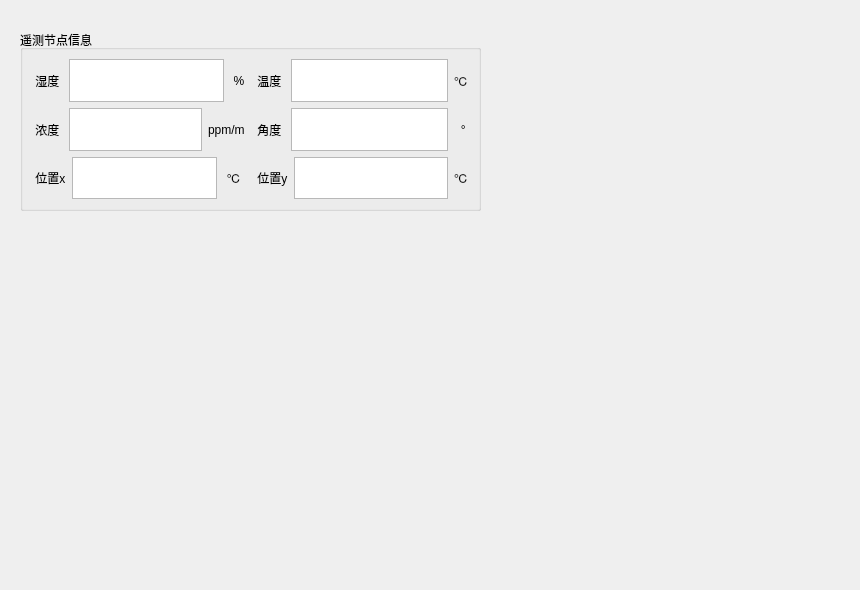
      <widget class="QWidget" name="Main_tab_3">
       <attribute name="title">
        <string>泄漏点定位</string>
       </attribute>
       <widget class="QCustomPlot" name="leak_range_plot" native="true">
        <property name="geometry">
         <rect>
          <x>20</x>
          <y>230</y>
          <width>461</width>
          <height>351</height>
         </rect>
        </property>
       </widget>
       <widget class="QCustomPlot" name="leak_location_plot" native="true">
        <property name="geometry">
         <rect>
          <x>520</x>
          <y>30</y>
          <width>331</width>
          <height>551</height>
         </rect>
        </property>
       </widget>
       <widget class="QGroupBox" name="groupBox_4">
        <property name="geometry">
         <rect>
          <x>20</x>
          <y>30</y>
          <width>461</width>
          <height>181</height>
         </rect>
        </property>
        <property name="title">
         <string>遥测节点信息</string>
        </property>
        <layout class="QGridLayout" name="gridLayout_13">
         <item row="0" column="1">
          <layout class="QHBoxLayout" name="horizontalLayout_13">
           <item>
            <widget class="QLabel" name="label_63">
             <property name="text">
              <string> 温度 </string>
             </property>
            </widget>
           </item>
           <item>
            <widget class="QTextBrowser" name="textBrowser_19">
             <property name="sizePolicy">
              <sizepolicy hsizetype="Minimum" vsizetype="Minimum">
               <horstretch>0</horstretch>
               <verstretch>0</verstretch>
              </sizepolicy>
             </property>
            </widget>
           </item>
           <item>
            <widget class="QLabel" name="label_64">
             <property name="text">
              <string>℃</string>
             </property>
            </widget>
           </item>
          </layout>
         </item>
         <item row="1" column="1">
          <layout class="QHBoxLayout" name="horizontalLayout_29">
           <item>
            <widget class="QLabel" name="label_65">
             <property name="text">
              <string> 角度 </string>
             </property>
            </widget>
           </item>
           <item>
            <widget class="QTextBrowser" name="textBrowser_20">
             <property name="sizePolicy">
              <sizepolicy hsizetype="Minimum" vsizetype="Minimum">
               <horstretch>0</horstretch>
               <verstretch>0</verstretch>
              </sizepolicy>
             </property>
            </widget>
           </item>
           <item>
            <widget class="QLabel" name="label_66">
             <property name="text">
              <string>  ° </string>
             </property>
             <property name="alignment">
              <set>Qt::AlignCenter</set>
             </property>
            </widget>
           </item>
          </layout>
         </item>
         <item row="0" column="0">
          <layout class="QHBoxLayout" name="horizontalLayout_31">
           <item>
            <widget class="QLabel" name="label_69">
             <property name="text">
              <string> 湿度 </string>
             </property>
            </widget>
           </item>
           <item>
            <widget class="QTextBrowser" name="textBrowser_22">
             <property name="sizePolicy">
              <sizepolicy hsizetype="Minimum" vsizetype="Minimum">
               <horstretch>0</horstretch>
               <verstretch>0</verstretch>
              </sizepolicy>
             </property>
            </widget>
           </item>
           <item>
            <widget class="QLabel" name="label_70">
             <property name="text">
              <string> % </string>
             </property>
             <property name="alignment">
              <set>Qt::AlignCenter</set>
             </property>
            </widget>
           </item>
          </layout>
         </item>
         <item row="1" column="0">
          <layout class="QHBoxLayout" name="horizontalLayout_30">
           <item>
            <widget class="QLabel" name="label_67">
             <property name="text">
              <string> 浓度 </string>
             </property>
            </widget>
           </item>
           <item>
            <widget class="QTextBrowser" name="textBrowser_21">
             <property name="sizePolicy">
              <sizepolicy hsizetype="Minimum" vsizetype="Minimum">
               <horstretch>0</horstretch>
               <verstretch>0</verstretch>
              </sizepolicy>
             </property>
            </widget>
           </item>
           <item>
            <widget class="QLabel" name="label_68">
             <property name="text">
              <string>ppm/m </string>
             </property>
             <property name="alignment">
              <set>Qt::AlignCenter</set>
             </property>
            </widget>
           </item>
          </layout>
         </item>
         <item row="2" column="0">
          <layout class="QHBoxLayout" name="horizontalLayout_32">
           <item>
            <widget class="QLabel" name="label_71">
             <property name="text">
              <string> 位置x</string>
             </property>
            </widget>
           </item>
           <item>
            <widget class="QTextBrowser" name="textBrowser_23">
             <property name="sizePolicy">
              <sizepolicy hsizetype="Minimum" vsizetype="Minimum">
               <horstretch>0</horstretch>
               <verstretch>0</verstretch>
              </sizepolicy>
             </property>
            </widget>
           </item>
           <item>
            <widget class="QLabel" name="label_72">
             <property name="text">
              <string> ℃  </string>
             </property>
             <property name="alignment">
              <set>Qt::AlignCenter</set>
             </property>
            </widget>
           </item>
          </layout>
         </item>
         <item row="2" column="1">
          <layout class="QHBoxLayout" name="horizontalLayout_33">
           <item>
            <widget class="QLabel" name="label_73">
             <property name="text">
              <string> 位置y</string>
             </property>
            </widget>
           </item>
           <item>
            <widget class="QTextBrowser" name="textBrowser_24">
             <property name="sizePolicy">
              <sizepolicy hsizetype="Minimum" vsizetype="Minimum">
               <horstretch>0</horstretch>
               <verstretch>0</verstretch>
              </sizepolicy>
             </property>
            </widget>
           </item>
           <item>
            <widget class="QLabel" name="label_74">
             <property name="text">
              <string>℃</string>
             </property>
            </widget>
           </item>
          </layout>
         </item>
        </layout>
       </widget>
      </widget>
